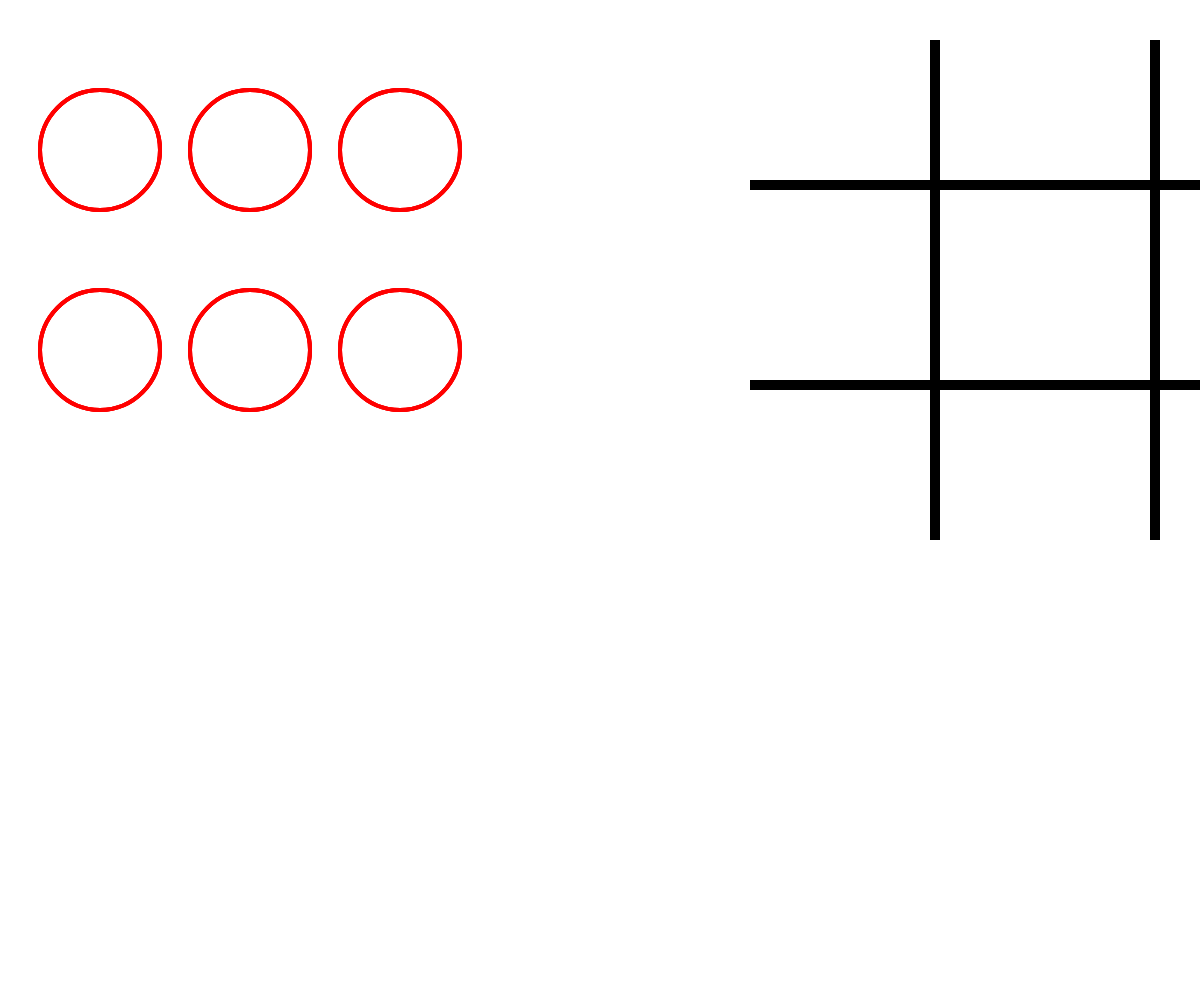
Frame 1 (no input)
Frame 60 (no input): identical to frame 1, image omitted
Frame 120 (the mouse pressed at the canvas centre since frame 60): identical to frame 1, image omitted

The p5.js sketch that drew this single still picture (run headless with seeded random() and noise() and a simulated clock; from frame 60 on, the mouse is pressed at the canvas centre):

// p5.js sketch
// ── sketch.js
var a;
var b;
var c;
var d;
var e;
var f;

function setup() {
  createCanvas(windowWidth,windowHeight);

  a = new Draggable(100,150,120,120);
  b = new Draggable(250,150,120,120);
  c = new Draggable(400,150,120,120);
  d = new Draggable(100,350,120,120);
  e = new Draggable(250,350,120,120);
  f = new Draggable(400,350,120,120);

}

function draw() {
	background(255);
	a.rollover(mouseX,mouseY);
  	a.drag(mouseX,mouseY);
  	a.display();
  	b.rollover(mouseX,mouseY);
  	b.drag(mouseX,mouseY);
  	b.display();
  	c.rollover(mouseX,mouseY);
  	c.drag(mouseX,mouseY);
  	c.display();
  	d.rollover(mouseX,mouseY);
  	d.drag(mouseX,mouseY);
  	d.display();
  	e.rollover(mouseX,mouseY);
  	e.drag(mouseX,mouseY);
  	e.display();
  	f.rollover(mouseX,mouseY);
  	f.drag(mouseX,mouseY);
  	f.display();
 
  noStroke();
 fill('black');
 rect(930, 40, 10, 500);

 fill('black');
 rect(1150, 40, 10, 500); 

 fill('black');
 rect(750, 180, 600, 10);

 fill('black');
 rect(750, 380, 600, 10);
}

function mousePressed() {
	a.clicked(mouseX,mouseY);
	b.clicked(mouseX,mouseY);
	c.clicked(mouseX,mouseY);
	d.clicked(mouseX,mouseY);
	e.clicked(mouseX,mouseY);
	f.clicked(mouseX,mouseY);

}

function mouseReleased() {
	a.stopDragging();
	b.stopDragging();
	c.stopDragging();
	d.stopDragging();
	e.stopDragging();
	f.stopDragging();
}


function Draggable(tempX, tempY, tempW, tempH) {
  this.dragging = false;
  this.over = false;
  
  this.x = tempX;
  this.y = tempY;
  this.w = tempW;
  this.h = tempH;
  this.offsetX = 0;
  this.offsetY = 0; 

  Draggable.prototype.display = function() {
    if (this.dragging) fill ('red');
    else if (this.over) fill('grey');
    else noFill();
    strokeWeight(4);
    stroke('red');
    ellipse(this.x,this.y,this.w,this.h);
    ellipse(this.x,this.y,this.w,this.h);
    ellipse(this.x,this.y,this.w,this.h);
  }

  Draggable.prototype.clicked = function(mx, my) {
    if (mx > this.x && mx < this.x + this.w && my > this.y && my < this.y + this.h) {
      this.dragging = true;
      this.offsetX = this.x-mx;
      this.offsetY = this.y-my;
    }
  }
  
  Draggable.prototype.rollover = function(mx, my) {
    if (mx > this.x && mx < this.x + this.w && my > this.y && my < this.y + this.h) {
      this.over = true;
    } else {
      this.over = false;
    }
  }

  Draggable.prototype.stopDragging = function() {
    this.dragging = false;
  }
  
  Draggable.prototype.drag = function(mx, my) {
    if (this.dragging) {
      this.x = mx + this.offsetX;
      this.y = my + this.offsetY;
    }
  }

}
